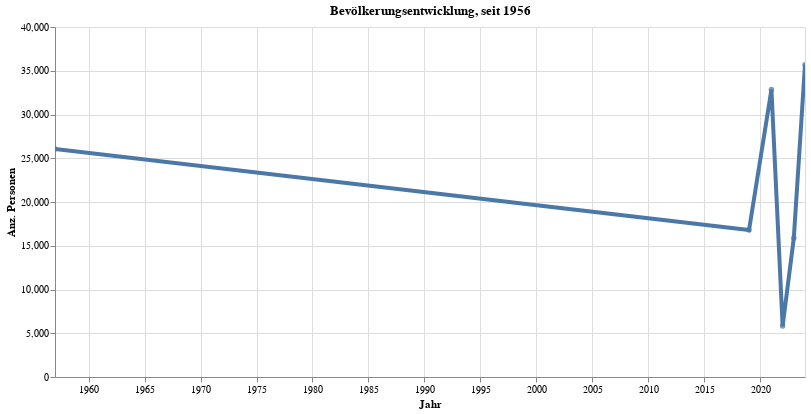

Notebook code for this chart:
### Code cell
myTitle="Bevölkerungsentwicklung, seit "+data_min_date

highlight = alt.selection(type='single', on='mouseover',
                          fields=['sum_WBev'], nearest=True)
#x='date:StichtagDatJahr',
base = alt.Chart(myAggAll.reset_index().query('sum_WBev>30'), title=myTitle).encode(
    x=alt.X('StichtagDatJahr', axis=alt.Axis(title='Jahr'))# , axis=alt.Axis(format='%', title='percentage')
    , y=alt.X('sum_WBev', axis=alt.Axis(title='Anz. Personen'))
    #, color=alt.Color('QuarLang', legend=alt.Legend(title="Altersgruppen", orient="right"))  
    ,tooltip=['StichtagDatJahr','sum_WBev']    
)
points = base.mark_circle().encode(
    opacity=alt.value(0.75)
).add_selection(
    highlight
).properties(
    width=750 , height=350
)
lines = base.mark_line().encode(
    size=alt.condition(~highlight, alt.value(0.5), alt.value(4))
).interactive()

lines + points

### Figure 1 — Vega-Lite specification as saved in the notebook (floating-point values rounded to 4 significant figures)
{"config": {"view": {"continuousWidth": 400, "continuousHeight": 300}}, "layer": [{"mark": "line", "encoding": {"size": {"condition": {"value": 0.5, "selection": {"not": "selector001"}}, "value": 4}, "tooltip": [{"type": "temporal", "field": "StichtagDatJahr"}, {"type": "quantitative", "field": "sum_WBev"}], "x": {"type": "temporal", "axis": {"title": "Jahr"}, "field": "StichtagDatJahr"}, "y": {"type": "quantitative", "axis": {"title": "Anz. Personen"}, "field": "sum_WBev"}}, "selection": {"selector002": {"type": "interval", "bind": "scales", "encodings": ["x", "y"]}}, "title": "Bevölkerungsentwicklung, seit 1956"}, {"mark": "circle", "encoding": {"opacity": {"value": 0.75}, "tooltip": [{"type": "temporal", "field": "StichtagDatJahr"}, {"type": "quantitative", "field": "sum_WBev"}], "x": {"type": "temporal", "axis": {"title": "Jahr"}, "field": "StichtagDatJahr"}, "y": {"type": "quantitative", "axis": {"title": "Anz. Personen"}, "field": "sum_WBev"}}, "height": 350, "selection": {"selector001": {"type": "single", "on": "mouseover", "fields": ["sum_WBev"], "nearest": true}}, "title": "Bevölkerungsentwicklung, seit 1956", "width": 750}], "data": {"name": "data-090ed22c31e87af8d6948d2910df0995"}, "$schema": "https://vega.github.io/schema/vega-lite/v4.8.1.json", "datasets": {"data-090ed22c31e87af8d6948d2910df0995": [{"StichtagDatJahr": "2023-12-31T00:00:00", "sum_WBev": 35690.0}, {"StichtagDatJahr": "2022-12-31T00:00:00", "sum_WBev": 15890.0}, {"StichtagDatJahr": "2021-12-31T00:00:00", "sum_WBev": 5817.0}, {"StichtagDatJahr": "2020-12-31T00:00:00", "sum_WBev": 32840.0}, {"StichtagDatJahr": "2018-12-31T00:00:00", "sum_WBev": 16790.0}, {"StichtagDatJahr": "1956-12-31T00:00:00", "sum_WBev": 26070.0}]}}
